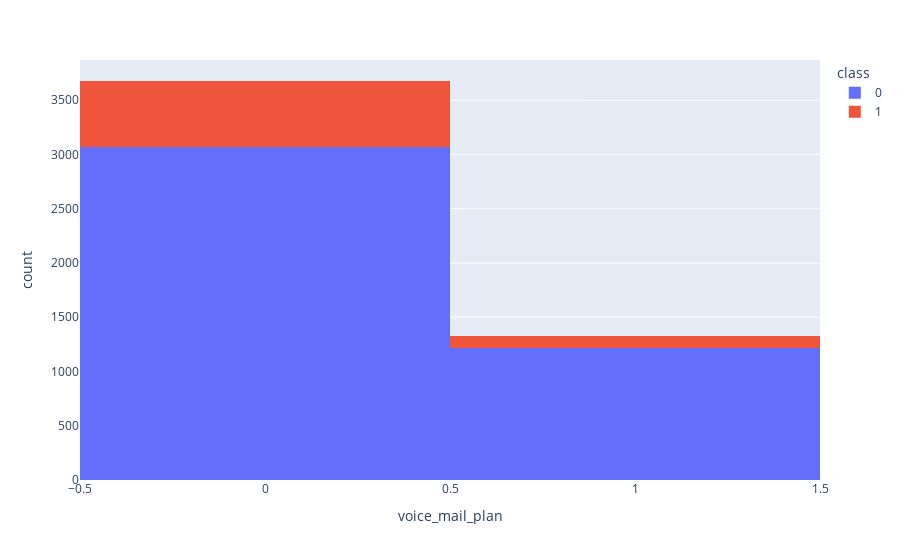

Notebook code for this chart:
### Code cell
fig = px.histogram(df, x='voice_mail_plan', color='class')
fig.show()

### Figure 1 — Plotly figure (JSON) as saved in the notebook; plotly's stock layout.template omitted (floating-point values rounded to 4 significant figures; data arrays with more than 128 entries replaced by an {"elided": "..."} marker saying what was removed)
{"data": [{"alignmentgroup": "True", "bingroup": "x", "hovertemplate": "class=0<br>voice_mail_plan=%{x}<br>count=%{y}<extra></extra>", "legendgroup": "0", "marker": {"color": "#636efa", "pattern": {"shape": ""}}, "name": "0", "offsetgroup": "0", "orientation": "v", "showlegend": true, "type": "histogram", "x": {"elided": "4293 int values"}, "xaxis": "x", "yaxis": "y"}, {"alignmentgroup": "True", "bingroup": "x", "hovertemplate": "class=1<br>voice_mail_plan=%{x}<br>count=%{y}<extra></extra>", "legendgroup": "1", "marker": {"color": "#EF553B", "pattern": {"shape": ""}}, "name": "1", "offsetgroup": "1", "orientation": "v", "showlegend": true, "type": "histogram", "x": {"elided": "707 int values"}, "xaxis": "x", "yaxis": "y"}], "layout": {"barmode": "relative", "legend": {"title": {"text": "class"}, "tracegroupgap": 0}, "margin": {"t": 60}, "xaxis": {"anchor": "y", "domain": [0, 1], "title": {"text": "voice_mail_plan"}}, "yaxis": {"anchor": "x", "domain": [0, 1], "title": {"text": "count"}}}}
